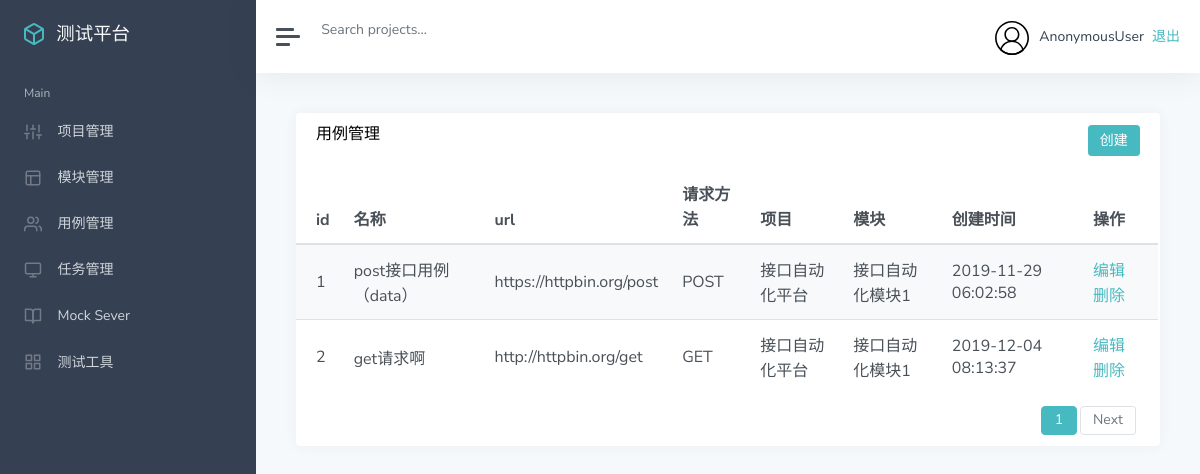
The page /case/list_case/ on the database as committed earlier.
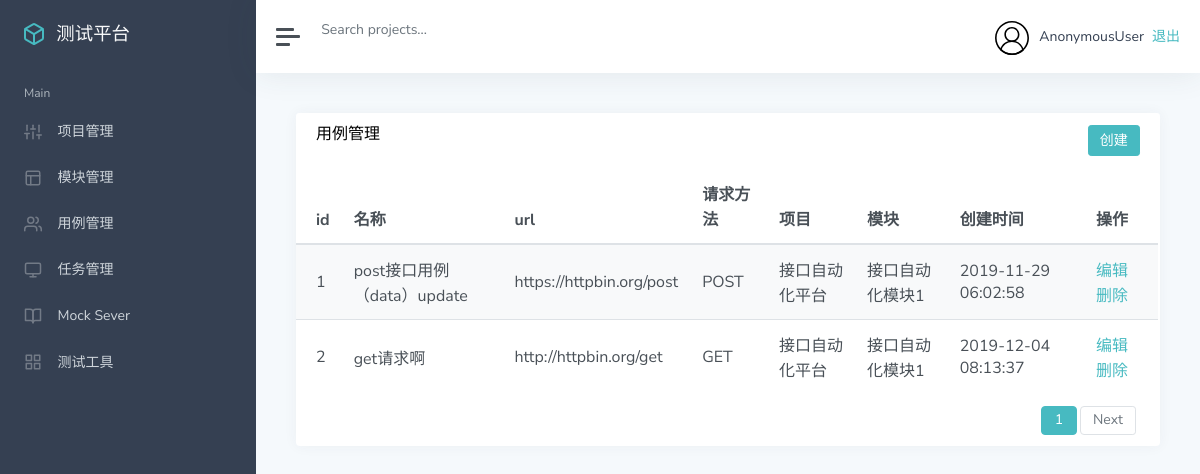
The same page on the database as committed later.
### app_case/models.py (models this page shows, shortened)
class TestCase(models.Model):
    module = models.ForeignKey(Module, on_delete=models.CASCADE)
    name = models.CharField("名称", max_length=50, null=False)
    url = models.TextField("URL",null=False)
    method = models.IntegerField("请求方法", null=False)
    header = models.TextField("请求头", null=False)
    parameter_type = models.IntegerField("参数类型", null=False)
    parameter_body = models.TextField("参数内容", null=False)
    result = models.TextField("结果", null=False)
    assert_type = models.IntegerField("断言类型", null=False)
    assert_text = models.TextField("结果", null=False)
    update_time = models.DateTimeField("更新时间", auto_now=True)
    create_time = models.DateTimeField("创建时间", auto_now_add=True)

### app_manage/models.py (models this page shows)
class Module(models.Model):
    project = models.ForeignKey(Project, on_delete=models.CASCADE)
    name = models.CharField("名称", max_length=100, null=False, default='')
    describe = models.TextField("描述", default="")
    update_time = models.DateTimeField("更新时间", auto_now=True)
    create_time = models.DateTimeField("创建时间", auto_now_add=True)
    def __str__(self):
        return self.name

class Project(models.Model):
    name = models.CharField("名称", max_length=100, null=False, default='')
    describe = models.TextField("描述", default="")
    status = models.BooleanField("状态", default=True)
    update_time = models.DateTimeField("更新时间", auto_now=True)
    create_time = models.DateTimeField("创建时间", auto_now_add=True)
    def __str__(self):
        return self.name

### app_case/views.py (the view)
# urls.py: path('list_case/', views.list_case),
def list_case(request):
    case_projects = TestCase.objects.all()
    p = Paginator(case_projects, 2)
    page = request.GET.get('page')
    print('page-------------------->',page)
    if page == '':
        page = 1
    try:
        case_projects = p.page(page)
    except PageNotAnInteger:
        case_projects = p.page(1)
    except EmptyPage:
        case_projects = p.page(p.num_pages)
    return render(request,'case/list.html',{
        'case_projects':case_projects
    })

### templates/case/list.html (shortened to what this page needs)
{% extends "manage.html" %}
{% block manage %}
<div class="card flex-fill">
    <div class="card-header">
        <h5 class="card-title mb-0" style="float:left">用例管理</h5>
        <button onclick="add()" type="button" class="btn btn-primary" style="float:right">创建</button>
    </div>
    <div id="datatables-dashboard-traffic_wrapper" class="dataTables_wrapper dt-bootstrap4 no-footer">
        <div class="row">
            <div class="col-sm-12">
                <table id="datatables-dashboard-traffic" class="table table-striped my-0 dataTable no-footer"
                    role="grid" aria-describedby="datatables-dashboard-traffic_info">
                    <thead>
                        <tr role="row">
                            <th>id</th>
                            <th>名称</th>
                            <th>url</th>
                            <th>请求方法</th>
                            <th>项目</th>
                            <th>模块</th>
                            <th>创建时间</th>
                            <th>操作</th>
                        </tr>
                    </thead>
                    <tbody>
                        {% for c in case_projects %}
                        <tr role="row" class="odd">
                            <td>{{ c.id }}</td>
                            <td>{{ c.name }}</td>
                            <td>{{ c.url }}</td>
                            {% if c.method == 1 %}
                                <td>GET</td>
                            {% endif %}
                            {% if c.method == 2 %}
                                <td>POST</td>
                            {% endif %}
                            <td>{{ c.module.project }}</td>
                            <td>{{ c.module }}</td>
                            <td>{{ c.create_time | date:"Y-m-d H:i:s"}}</td>
                            <td>
                                <a href="/case/edit_case/{{c.id}}/">编辑</a>
                                <a style="color:#47bac1" onclick="case_delete({{ c.id }})">删除</a>
                            </td>
                        </tr>
                        {% endfor %}
                    </tbody>
                </table>
            </div>
        </div>
        <div class="row">
            <div class="col-sm-12 col-md-5">
                <div class="dataTables_info" id="datatables-dashboard-traffic_info" role="status" aria-live="polite">
                </div>
            </div>
            <div class="col-sm-12 col-md-7">
                <div class="dataTables_paginate paging_simple_numbers" id="datatables-dashboard-traffic_paginate">
                    <ul class="pagination">
                        <li class="paginate_button page-item active">
                            <a href="#" aria-controls="datatables-dashboard-traffic" data-dt-idx="1" tabindex="0"
                                class="page-link">{{ case_projects.number }}</a>
                        </li>
                        <li class="paginate_button page-item next" id="datatables-dashboard-traffic_next">
                            {% if case_projects.has_next %}
                            <a href="?page={{ case_projects.next_page_number }}" aria-controls="datatables-dashboard-traffic" data-dt-idx="2" tabindex="0"
                                class="page-link">Next</a>
                            {% endif %}
                        </li>
                    </ul>
                </div>
            </div>
        </div>
    </div>
</div>
{% endblock %}

Rows that differ between the two databases and show on the page:
changed TestCase "https://httpbin.org/post": name "post接口用例（data）" → "post接口用例（data）update"
